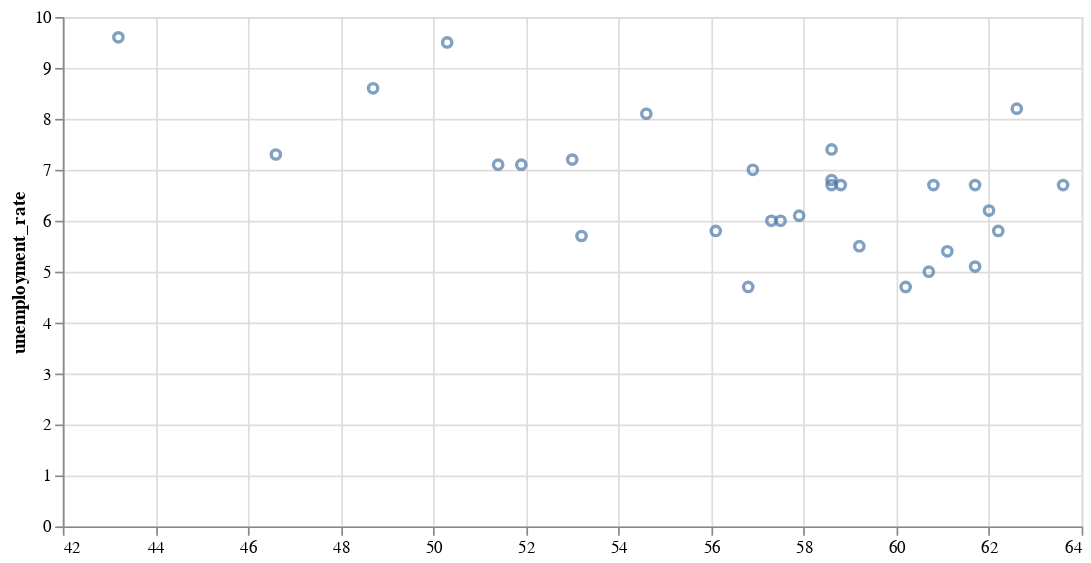

Here is the notebook cell this chart was saved with:
### Code cell
alt.Chart(sb_merged_df[sb_merged_df['Location indicator'] == 'Urban']).mark_point().encode(
    x=alt.X('Net Profit/Loss:Q', title='',scale=alt.Scale(zero=False)),
    y=alt.Y('unemployment_rate:Q')
).properties(width=600, height=300)

### Figure 1 — Vega-Lite specification as saved in the notebook (floating-point values rounded to 4 significant figures)
{"config": {"view": {"continuousWidth": 400, "continuousHeight": 300}}, "data": {"name": "data-bd836790d274433627c94dff1cd186b0"}, "mark": "point", "encoding": {"x": {"field": "Net Profit/Loss", "scale": {"zero": false}, "title": "", "type": "quantitative"}, "y": {"field": "unemployment_rate", "type": "quantitative"}}, "height": 300, "width": 600, "$schema": "https://vega.github.io/schema/vega-lite/v4.17.0.json", "datasets": {"data-bd836790d274433627c94dff1cd186b0": [{"Geography": "Newfoundland and Labrador", "Location indicator - code": 2.0, "Location indicator": "Urban", "Incorporation status": "All businesses", "Reference year": 2017, "Net Profit/Loss": "50.3", "Labour and commissions": "118.6", "Percent of profitable businesses": "74.1", "Labour force characteristics": "Unemployment rate", "Sex": "Both sexes", "Age group": "15 years and over", "unemployment_rate": 9.5}, {"Geography": "Prince Edward Island", "Location indicator - code": 2.0, "Location indicator": "Urban", "Incorporation status": "All businesses", "Reference year": 2017, "Net Profit/Loss": "46.6", "Labour and commissions": "88.1", "Percent of profitable businesses": "80.7", "Labour force characteristics": "Unemployment rate", "Sex": "Both sexes", "Age group": "15 years and over", "unemployment_rate": 7.3}, {"Geography": "Nova Scotia", "Location indicator - code": 2.0, "Location indicator": "Urban", "Incorporation status": "All businesses", "Reference year": 2017, "Net Profit/Loss": "62.6", "Labour and commissions": "82.2", "Percent of profitable businesses": "82.8", "Labour force characteristics": "Unemployment rate", "Sex": "Both sexes", "Age group": "15 years and over", "unemployment_rate": 8.2}, {"Geography": "New Brunswick", "Location indicator - code": 2.0, "Location indicator": "Urban", "Incorporation status": "All businesses", "Reference year": 2017, "Net Profit/Loss": "60.8", "Labour and commissions": "90.9", "Percent of profitable businesses": "79.2", "Labour force characteristics": "Unemployment rate", "Sex": "Both sexes", "Age group": "15 years and over", "unemployment_rate": 6.7}, {"Geography": "Québec", "Location indicator - code": 2.0, "Location indicator": "Urban", "Incorporation status": "All businesses", "Reference year": 2017, "Net Profit/Loss": "57.5", "Labour and commissions": "66.5", "Percent of profitable businesses": "83.3", "Labour force characteristics": "Unemployment rate", "Sex": "Both sexes", "Age group": "15 years and over", "unemployment_rate": 6.0}, {"Geography": "Ontario", "Location indicator - code": 2.0, "Location indicator": "Urban", "Incorporation status": "All businesses", "Reference year": 2017, "Net Profit/Loss": "57.9", "Labour and commissions": "72.9", "Percent of profitable businesses": "81.6", "Labour force characteristics": "Unemployment rate", "Sex": "Both sexes", "Age group": "15 years and over", "unemployment_rate": 6.1}, {"Geography": "Manitoba", "Location indicator - code": 2.0, "Location indicator": "Urban", "Incorporation status": "All businesses", "Reference year": 2017, "Net Profit/Loss": "62.2", "Labour and commissions": "81.3", "Percent of profitable businesses": "81.2", "Labour force characteristics": "Unemployment rate", "Sex": "Both sexes", "Age group": "15 years and over", "unemployment_rate": 5.8}, {"Geography": "Saskatchewan", "Location indicator - code": 2.0, "Location indicator": "Urban", "Incorporation status": "All businesses", "Reference year": 2017, "Net Profit/Loss": "63.6", "Labour and commissions": "83.1", "Percent of profitable businesses": "80.4", "Labour force characteristics": "Unemployment rate", "Sex": "Both sexes", "Age group": "15 years and over", "unemployment_rate": 6.7}, {"Geography": "Alberta", "Location indicator - code": 2.0, "Location indicator": "Urban", "Incorporation status": "All businesses", "Reference year": 2017, "Net Profit/Loss": "54.6", "Labour and commissions": "80.5", "Percent of profitable businesses": "78.4", "Labour force characteristics": "Unemployment rate", "Sex": "Both sexes", "Age group": "15 years and over", "unemployment_rate": 8.1}, {"Geography": "British Columbia", "Location indicator - code": 2.0, "Location indicator": "Urban", "Incorporation status": "All businesses", "Reference year": 2017, "Net Profit/Loss": "61.7", "Labour and commissions": "72.9", "Percent of profitable businesses": "83.4", "Labour force characteristics": "Unemployment rate", "Sex": "Both sexes", "Age group": "15 years and over", "unemployment_rate": 5.1}, {"Geography": "Newfoundland and Labrador", "Location indicator - code": 2.0, "Location indicator": "Urban", "Incorporation status": "All businesses", "Reference year": 2018, "Net Profit/Loss": "43.2", "Labour and commissions": "120.3", "Percent of profitable businesses": "74", "Labour force characteristics": "Unemployment rate", "Sex": "Both sexes", "Age group": "15 years and over", "unemployment_rate": 9.6}, {"Geography": "Prince Edward Island", "Location indicator - code": 2.0, "Location indicator": "Urban", "Incorporation status": "All businesses", "Reference year": 2018, "Net Profit/Loss": "51.9", "Labour and commissions": "88.2", "Percent of profitable businesses": "77.8", "Labour force characteristics": "Unemployment rate", "Sex": "Both sexes", "Age group": "15 years and over", "unemployment_rate": 7.1}, {"Geography": "Nova Scotia", "Location indicator - code": 2.0, "Location indicator": "Urban", "Incorporation status": "All businesses", "Reference year": 2018, "Net Profit/Loss": "58.6", "Labour and commissions": "83.4", "Percent of profitable businesses": "82.6", "Labour force characteristics": "Unemployment rate", "Sex": "Both sexes", "Age group": "15 years and over", "unemployment_rate": 7.4}, {"Geography": "New Brunswick", "Location indicator - code": 2.0, "Location indicator": "Urban", "Incorporation status": "All businesses", "Reference year": 2018, "Net Profit/Loss": "58.8", "Labour and commissions": "94.2", "Percent of profitable businesses": "79.3", "Labour force characteristics": "Unemployment rate", "Sex": "Both sexes", "Age group": "15 years and over", "unemployment_rate": 6.7}, {"Geography": "Québec", "Location indicator - code": 2.0, "Location indicator": "Urban", "Incorporation status": "All businesses", "Reference year": 2018, "Net Profit/Loss": "59.2", "Labour and commissions": "67.2", "Percent of profitable businesses": "83", "Labour force characteristics": "Unemployment rate", "Sex": "Both sexes", "Age group": "15 years and over", "unemployment_rate": 5.5}, {"Geography": "Ontario", "Location indicator - code": 2.0, "Location indicator": "Urban", "Incorporation status": "All businesses", "Reference year": 2018, "Net Profit/Loss": "56.1", "Labour and commissions": "73.5", "Percent of profitable businesses": "81.7", "Labour force characteristics": "Unemployment rate", "Sex": "Both sexes", "Age group": "15 years and over", "unemployment_rate": 5.8}, {"Geography": "Manitoba", "Location indicator - code": 2.0, "Location indicator": "Urban", "Incorporation status": "All businesses", "Reference year": 2018, "Net Profit/Loss": "62", "Labour and commissions": "82.5", "Percent of profitable businesses": "81.5", "Labour force characteristics": "Unemployment rate", "Sex": "Both sexes", "Age group": "15 years and over", "unemployment_rate": 6.2}, {"Geography": "Saskatchewan", "Location indicator - code": 2.0, "Location indicator": "Urban", "Incorporation status": "All businesses", "Reference year": 2018, "Net Profit/Loss": "58.6", "Labour and commissions": "82.8", "Percent of profitable businesses": "79.5", "Labour force characteristics": "Unemployment rate", "Sex": "Both sexes", "Age group": "15 years and over", "unemployment_rate": 6.7}, {"Geography": "Alberta", "Location indicator - code": 2.0, "Location indicator": "Urban", "Incorporation status": "All businesses", "Reference year": 2018, "Net Profit/Loss": "58.6", "Labour and commissions": "80.4", "Percent of profitable businesses": "79", "Labour force characteristics": "Unemployment rate", "Sex": "Both sexes", "Age group": "15 years and over", "unemployment_rate": 6.8}, {"Geography": "British Columbia", "Location indicator - code": 2.0, "Location indicator": "Urban", "Incorporation status": "All businesses", "Reference year": 2018, "Net Profit/Loss": "60.2", "Labour and commissions": "74", "Percent of profitable businesses": "83.2", "Labour force characteristics": "Unemployment rate", "Sex": "Both sexes", "Age group": "15 years and over", "unemployment_rate": 4.7}, {"Geography": "Newfoundland and Labrador", "Location indicator - code": 2.0, "Location indicator": "Urban", "Incorporation status": "All businesses", "Reference year": 2019, "Net Profit/Loss": "48.7", "Labour and commissions": "119.8", "Percent of profitable businesses": "74.3", "Labour force characteristics": "Unemployment rate", "Sex": "Both sexes", "Age group": "15 years and over", "unemployment_rate": 8.6}, {"Geography": "Prince Edward Island", "Location indicator - code": 2.0, "Location indicator": "Urban", "Incorporation status": "All businesses", "Reference year": 2019, "Net Profit/Loss": "51.4", "Labour and commissions": "88.6", "Percent of profitable businesses": "78", "Labour force characteristics": "Unemployment rate", "Sex": "Both sexes", "Age group": "15 years and over", "unemployment_rate": 7.1}, {"Geography": "Nova Scotia", "Location indicator - code": 2.0, "Location indicator": "Urban", "Incorporation status": "All businesses", "Reference year": 2019, "Net Profit/Loss": "56.9", "Labour and commissions": "84.9", "Percent of profitable businesses": "82.7", "Labour force characteristics": "Unemployment rate", "Sex": "Both sexes", "Age group": "15 years and over", "unemployment_rate": 7.0}, {"Geography": "New Brunswick", "Location indicator - code": 2.0, "Location indicator": "Urban", "Incorporation status": "All businesses", "Reference year": 2019, "Net Profit/Loss": "61.7", "Labour and commissions": "95.4", "Percent of profitable businesses": "79.4", "Labour force characteristics": "Unemployment rate", "Sex": "Both sexes", "Age group": "15 years and over", "unemployment_rate": 6.7}, {"Geography": "Québec", "Location indicator - code": 2.0, "Location indicator": "Urban", "Incorporation status": "All businesses", "Reference year": 2019, "Net Profit/Loss": "60.7", "Labour and commissions": "68.5", "Percent of profitable businesses": "83", "Labour force characteristics": "Unemployment rate", "Sex": "Both sexes", "Age group": "15 years and over", "unemployment_rate": 5.0}, {"Geography": "Ontario", "Location indicator - code": 2.0, "Location indicator": "Urban", "Incorporation status": "All businesses", "Reference year": 2019, "Net Profit/Loss": "53.2", "Labour and commissions": "73.6", "Percent of profitable businesses": "81.2", "Labour force characteristics": "Unemployment rate", "Sex": "Both sexes", "Age group": "15 years and over", "unemployment_rate": 5.7}, {"Geography": "Manitoba", "Location indicator - code": 2.0, "Location indicator": "Urban", "Incorporation status": "All businesses", "Reference year": 2019, "Net Profit/Loss": "61.1", "Labour and commissions": "82.4", "Percent of profitable businesses": "81.3", "Labour force characteristics": "Unemployment rate", "Sex": "Both sexes", "Age group": "15 years and over", "unemployment_rate": 5.4}, {"Geography": "Saskatchewan", "Location indicator - code": 2.0, "Location indicator": "Urban", "Incorporation status": "All businesses", "Reference year": 2019, "Net Profit/Loss": "57.3", "Labour and commissions": "81.1", "Percent of profitable businesses": "78.9", "Labour force characteristics": "Unemployment rate", "Sex": "Both sexes", "Age group": "15 years and over", "unemployment_rate": 6.0}, {"Geography": "Alberta", "Location indicator - code": 2.0, "Location indicator": "Urban", "Incorporation status": "All businesses", "Reference year": 2019, "Net Profit/Loss": "53", "Labour and commissions": "80.9", "Percent of profitable businesses": "78.7", "Labour force characteristics": "Unemployment rate", "Sex": "Both sexes", "Age group": "15 years and over", "unemployment_rate": 7.2}, {"Geography": "British Columbia", "Location indicator - code": 2.0, "Location indicator": "Urban", "Incorporation status": "All businesses", "Reference year": 2019, "Net Profit/Loss": "56.8", "Labour and commissions": "73.9", "Percent of profitable businesses": "82.3", "Labour force characteristics": "Unemployment rate", "Sex": "Both sexes", "Age group": "15 years and over", "unemployment_rate": 4.7}]}}
